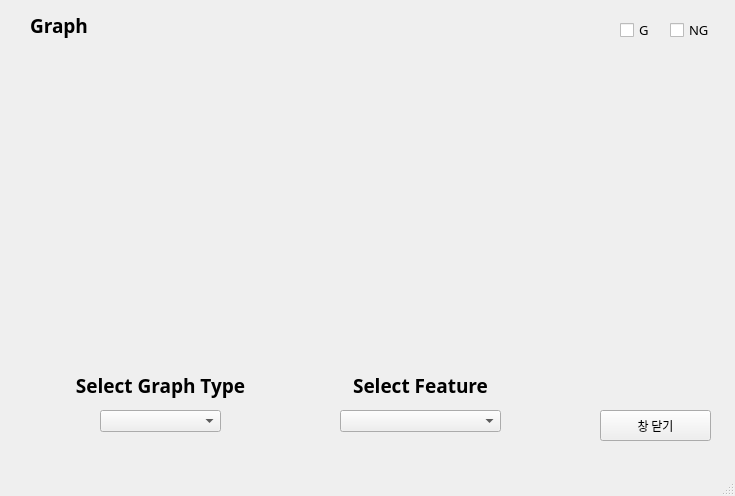
<?xml version="1.0" encoding="UTF-8"?>
<ui version="4.0">
 <class>analysis_1d</class>
 <widget class="QMainWindow" name="analysis_1d">
  <property name="geometry">
   <rect>
    <x>0</x>
    <y>0</y>
    <width>735</width>
    <height>496</height>
   </rect>
  </property>
  <property name="windowTitle">
   <string>분석(시각화1D)</string>
  </property>
  <widget class="QWidget" name="centralwidget">
   <widget class="QLabel" name="label_graph">
    <property name="geometry">
     <rect>
      <x>30</x>
      <y>10</y>
      <width>71</width>
      <height>31</height>
     </rect>
    </property>
    <property name="font">
     <font>
      <family>맑은 고딕</family>
     </font>
    </property>
    <property name="layoutDirection">
     <enum>Qt::LeftToRight</enum>
    </property>
    <property name="text">
     <string>&lt;html&gt;&lt;head/&gt;&lt;body&gt;&lt;p&gt;&lt;span style=&quot; font-size:14pt; font-weight:600;&quot;&gt;Graph&lt;/span&gt;&lt;/p&gt;&lt;/body&gt;&lt;/html&gt;</string>
    </property>
   </widget>
   <widget class="QComboBox" name="comboBox_col">
    <property name="geometry">
     <rect>
      <x>340</x>
      <y>410</y>
      <width>161</width>
      <height>22</height>
     </rect>
    </property>
    <property name="font">
     <font>
      <family>맑은 고딕</family>
      <pointsize>8</pointsize>
     </font>
    </property>
    <property name="layoutDirection">
     <enum>Qt::LeftToRight</enum>
    </property>
   </widget>
   <widget class="QLabel" name="label_select_feature">
    <property name="geometry">
     <rect>
      <x>320</x>
      <y>370</y>
      <width>201</width>
      <height>31</height>
     </rect>
    </property>
    <property name="font">
     <font>
      <family>맑은 고딕</family>
     </font>
    </property>
    <property name="layoutDirection">
     <enum>Qt::LeftToRight</enum>
    </property>
    <property name="text">
     <string>&lt;html&gt;&lt;head/&gt;&lt;body&gt;&lt;p align=&quot;center&quot;&gt;&lt;span style=&quot; font-size:14pt; font-weight:600;&quot;&gt;Select Feature&lt;/span&gt;&lt;/p&gt;&lt;/body&gt;&lt;/html&gt;</string>
    </property>
   </widget>
   <widget class="QPushButton" name="btn_main">
    <property name="geometry">
     <rect>
      <x>600</x>
      <y>410</y>
      <width>111</width>
      <height>31</height>
     </rect>
    </property>
    <property name="font">
     <font>
      <family>맑은 고딕</family>
      <pointsize>9</pointsize>
     </font>
    </property>
    <property name="layoutDirection">
     <enum>Qt::LeftToRight</enum>
    </property>
    <property name="text">
     <string>창 닫기</string>
    </property>
   </widget>
   <widget class="QLabel" name="label_select_graph">
    <property name="geometry">
     <rect>
      <x>60</x>
      <y>370</y>
      <width>201</width>
      <height>31</height>
     </rect>
    </property>
    <property name="font">
     <font>
      <family>맑은 고딕</family>
     </font>
    </property>
    <property name="layoutDirection">
     <enum>Qt::LeftToRight</enum>
    </property>
    <property name="text">
     <string>&lt;html&gt;&lt;head/&gt;&lt;body&gt;&lt;p align=&quot;center&quot;&gt;&lt;span style=&quot; font-size:14pt; font-weight:600;&quot;&gt;Select Graph Type&lt;/span&gt;&lt;/p&gt;&lt;/body&gt;&lt;/html&gt;</string>
    </property>
   </widget>
   <widget class="QComboBox" name="comboBox_graph">
    <property name="geometry">
     <rect>
      <x>100</x>
      <y>410</y>
      <width>121</width>
      <height>22</height>
     </rect>
    </property>
    <property name="font">
     <font>
      <family>맑은 고딕</family>
      <pointsize>9</pointsize>
     </font>
    </property>
    <property name="layoutDirection">
     <enum>Qt::LeftToRight</enum>
    </property>
   </widget>
   <widget class="QWidget" name="verticalLayoutWidget">
    <property name="geometry">
     <rect>
      <x>30</x>
      <y>50</y>
      <width>681</width>
      <height>311</height>
     </rect>
    </property>
    <layout class="QVBoxLayout" name="layout_graph"/>
   </widget>
   <widget class="QCheckBox" name="checkBox_G">
    <property name="geometry">
     <rect>
      <x>620</x>
      <y>20</y>
      <width>41</width>
      <height>20</height>
     </rect>
    </property>
    <property name="font">
     <font>
      <family>맑은 고딕</family>
      <pointsize>10</pointsize>
     </font>
    </property>
    <property name="layoutDirection">
     <enum>Qt::LeftToRight</enum>
    </property>
    <property name="text">
     <string>G</string>
    </property>
   </widget>
   <widget class="QCheckBox" name="checkBox_NG">
    <property name="geometry">
     <rect>
      <x>670</x>
      <y>20</y>
      <width>41</width>
      <height>20</height>
     </rect>
    </property>
    <property name="font">
     <font>
      <family>맑은 고딕</family>
      <pointsize>10</pointsize>
     </font>
    </property>
    <property name="layoutDirection">
     <enum>Qt::LeftToRight</enum>
    </property>
    <property name="text">
     <string>NG</string>
    </property>
   </widget>
  </widget>
  <widget class="QMenuBar" name="menubar">
   <property name="geometry">
    <rect>
     <x>0</x>
     <y>0</y>
     <width>735</width>
     <height>21</height>
    </rect>
   </property>
  </widget>
  <widget class="QStatusBar" name="statusbar"/>
 </widget>
 <resources/>
 <connections/>
</ui>
